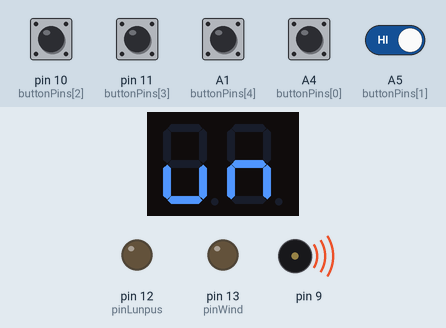
Recording of a sketch running on a simulated Arduino Uno, built with avr-gcc and run on an emulated ATmega328P. Parts: 2-digit seven-segment display, output pins drawn as LEDs (lit = HIGH), buzzer (waves = sounding). The inputs (shaded band) are chosen by the test bench; at power-on: A1 (buttonPins[4]), A4 (buttonPins[0]), A5 (buttonPins[1]), pin 10 (buttonPins[2]), pin 11 (buttonPins[3]) HIGH. Random numbers use the default seed unless the sketch sets one.

Above: at 1.25 s.
1.3 s: A1 (buttonPins[4]) pulled LOW for 0.15 s
At 1.8 s:
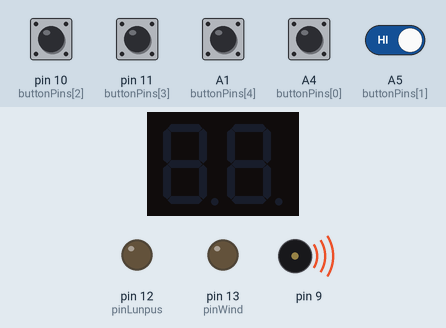
2.0 s: A4 (buttonPins[0]) pulled LOW for 0.15 s
At 2.07 s:
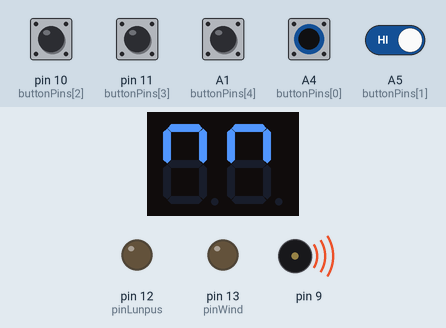
2.7 s: A4 (buttonPins[0]) driven LOW and A5 (buttonPins[1]) driven LOW
At 4.65 s:
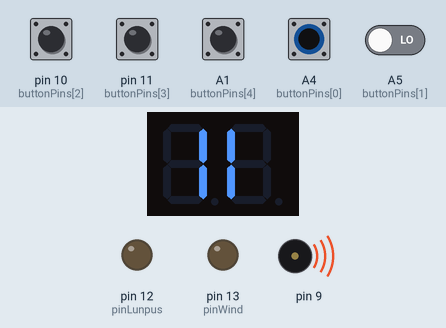
5.7 s: A1 (buttonPins[4]) pulled LOW for 1 s
At 6.0 s:
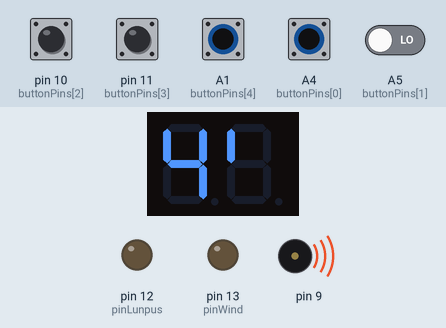
7.3 s: pin 10 (buttonPins[2]) pulled LOW for 0.15 s
At 7.52 s:
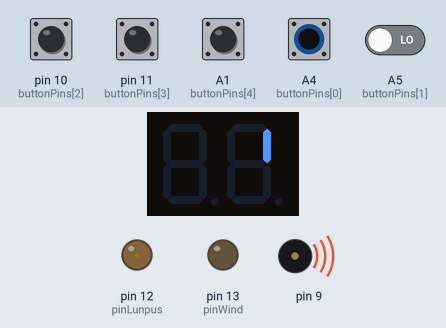
8.0 s: A1 (buttonPins[4]) pulled LOW for 0.15 s
At 8.5 s:
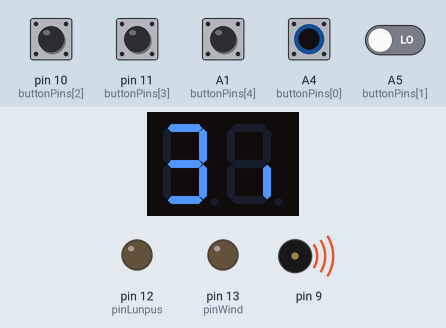
Timing chart, 0 to 9.7 s (numbered marks = the images above; inputs shaded):
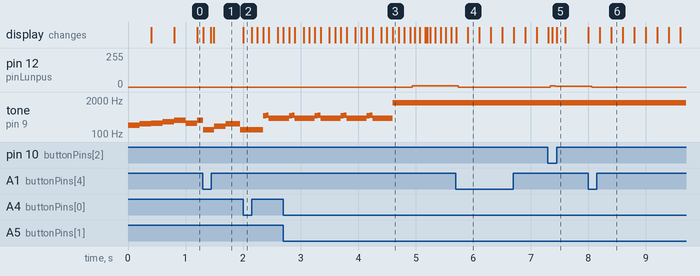

The sketch:

hunt_the_lunpus.ino
```cpp
#include <Arduino.h>

#include "wumpus.h"

#define SHIFT_PIN_SHCP 7
#define SHIFT_PIN_STCP 6
#define SHIFT_PIN_DS   5

typedef void (*stateFn)(unsigned long);
stateFn currentStateFn = &introState;

// north, south, east, west, arrow
const uint8_t buttonPins[5] = {A4, A5, 10, 11, A1};

const uint8_t pinWind = 13; //blue led
const uint8_t pinLunpus = 12; //green led

const uint8_t northWall[2] = {0x01, 0x81};
const uint8_t southWall[2] = {0x88, 0x08};
const uint8_t eastWall[2]  = {0x00, 0x06};
const uint8_t westWall[2]  = {0x30, 0x00};

uint8_t buttonStates[5] = {};

const uint8_t mapWidth = 12;
const uint8_t mapHeight = 12;

const uint8_t minWalls = 6;
const uint8_t maxWalls = 20;
const uint8_t minPits = 2;
const uint8_t maxPits = 6;
const uint8_t minBats = 2;
const uint8_t maxBats = 6;

const uint8_t maxArrows = 4;

const uint8_t maxBrightness = 90;

struct room cave[mapWidth][mapHeight];

uint8_t playerX, playerY;
uint8_t wumpusX, wumpusY;
uint8_t arrows;

unsigned long nextNoteTime = 0;
uint8_t currentNote = 0;
uint16_t *currentSong;
uint8_t *currentSongDurations;

unsigned long nextAnimationFrameTime = 0;
uint8_t animationFrameOffset = 0;
uint8_t textOffset = 0;

const uint8_t totalMaskSegments = 7;

SevSegShift sevsegshift(
                  SHIFT_PIN_DS,
                  SHIFT_PIN_SHCP,
                  SHIFT_PIN_STCP,
                  1, /* number of shift registers there is only 1 Shiftregister
                        used for all Segments (digits are on Controller)
                        default value = 2 (see SevSegShift example)
                        */
                  true /* Digits are connected to Arduino directly
                          default value = false (see SevSegShift example)
                        */
                );

bool buttonState(button id) {
  // debounce state
  buttonStates[id] = (buttonStates[id] << 1) | digitalRead(buttonPins[id]);
  return (buttonStates[id] == 0x80);
}

void playNote(uint16_t note) {
  if (note == REST) {
    DDRB &= ~(1 << DDB1); // disable output pin
    return;
  }
  //only reset the counter when the note changes
  if (OCR1A != note) {
    TCNT1 = 0;            // reset the counter
  }
  OCR1A = note;         // set pitch
  DDRB |= (1 << DDB1);  // enable output pin

}

void updateAudio(unsigned long timer) {
  if (nextNoteTime == 0) {
    return;
  }
  if (timer < nextNoteTime) {
    return;
  }
  if (currentNote == pgm_read_byte((currentSongDurations))) {
    stopSong();
    return;
  }
  uint16_t note = pgm_read_word((currentSong + currentNote));
  if (note == REPEAT) {
    currentNote = 0;
    return;
  }
  uint8_t duration = pgm_read_byte((currentSongDurations + currentNote + 1));
  playNote(note);
  nextNoteTime = duration + timer;
  currentNote++;
}

void playSong(uint16_t newSong[], uint8_t newSongDurations[]) {
  currentNote = 0;
  nextNoteTime = 1;
  currentSong = &newSong[0];
  currentSongDurations = &newSongDurations[0];
}

void stopSong() {
  nextNoteTime = 0;
  playNote(REST);
}

void updateCaveDisplay() {
  uint8_t display[2] = {0, 0};
  if (cave[playerX][playerY - 1].wall) {
    display[0] |= northWall[0];
    display[1] |= northWall[1];
  }
  if (cave[playerX][playerY + 1].wall) {
    display[0] |= southWall[0];
    display[1] |= southWall[1];
  }
  if (cave[playerX + 1][playerY].wall) {
    display[0] |= eastWall[0];
    display[1] |= eastWall[1];
  }
  if (cave[playerX - 1][playerY].wall) {
    display[0] |= westWall[0];
    display[1] |= westWall[1];
  }

  sevsegshift.setSegments(display);
}

void displayBatsNearby(unsigned long timer) {
  static unsigned long nextAction = 0;
  if (nextAction > timer) {
    return;
  }
  static uint8_t batFrameOffset = 0;
  static bool batDirection = true;

  updateCaveDisplay();
  uint8_t segments[2];
  sevsegshift.getSegments(segments);
  // wipe out wall dots
  segments[0] &= 0x7F;
  segments[1] &= 0x7F;
  uint8_t frame = pgm_read_byte(batNearbyFrames + batFrameOffset);
  if (batFrameOffset == 0) {
    segments[batDirection] |= frame;
  } else {
    segments[!batDirection] |= frame;
  }
  sevsegshift.setSegments(segments);
  nextAction = timer + 50 + random(100);
  batFrameOffset++;
  if (batFrameOffset == 4) {
    updateCaveDisplay();
    batDirection = timer % 2;
    nextAction = timer + 500 + random(500);
    batFrameOffset = 0;
  }
}

void displayPitNearby(unsigned long timer) {
  const uint16_t *maskSegments;
  uint8_t goingUp;
  if ((cave[playerX][playerY - 1].wall + cave[playerX][playerY + 1].wall) <
      (cave[playerX + 1][playerY].wall + cave[playerX - 1][playerY].wall)) {
    maskSegments = &windNorthSouthMask[0];
    goingUp = playerX % 2;
  } else {
    maskSegments = &windEastWestMask[0];
    goingUp = playerY % 2;
  }

  static unsigned long nextAction = 0;
  static uint8_t windOffset = 0;

  playWind(windOffset);

  if (nextNoteTime == 0) {
    digitalWrite(pinWind, LOW);
  }

  if (nextAction > timer) {
    return;
  }
  updateCaveDisplay();
  if (windOffset == 0xFF) { // wrapped around
    windOffset = totalMaskSegments - 1;
    nextAction = timer + 400 + random(600);
    return;
  }
  if (goingUp && windOffset == totalMaskSegments) {
    windOffset = 0;
    nextAction = timer + 400 + random(600);
    return;
  }
  uint8_t displaySegments[2];
  sevsegshift.getSegments(displaySegments);
  uint16_t word = pgm_read_word(maskSegments + windOffset);
  displaySegments[0] &= (uint8_t)word;
  displaySegments[1] &= (uint8_t)(word >> 8);
  sevsegshift.setSegments(displaySegments);
  nextAction = timer + 75;
  windOffset += (goingUp) ? +1 : -1;
}

void playWind(uint8_t windOffset) {
  // don't play if we're already playing some music
  if (nextNoteTime > 0) {
    return;
  }

  digitalWrite(pinWind, HIGH);

  // clamp to a sane value
  windOffset = (windOffset > 10) ? 0 : windOffset;
  playNote(random(10, 20 + windOffset));
}

void displayWumpusNearby(unsigned long timer) {
  static unsigned long nextAction = 0;
  static int16_t currentBrightness = 0;
  static bool direction = true;
  digitalWrite(pinLunpus, HIGH);

  if (nextAction > timer) {
    digitalWrite(pinLunpus, LOW);
    return;
  }
  nextAction = timer + 10;

  if (direction) {
    if (currentBrightness == 0) {
      playSong(snoreUp, snoreUpDurations);

    }
    currentBrightness += 1;
    if (currentBrightness >= maxBrightness) {
      direction = false;
      nextAction += 2000;
    }
  } else {
    if (currentBrightness >= maxBrightness) {
      playSong(snoreDown, snoreDownDurations);
    }
    currentBrightness -= 1;
    if (currentBrightness <= 0) {
      direction = true;
      nextAction += 2000;
      stopSong();
    }
  }
  sevsegshift.setBrightness(currentBrightness);

}

bool displayAnimation(unsigned long timer, uint16_t frameTime, const uint8_t frames[]) {
  if (nextAnimationFrameTime > timer) {
    return false;
  }
  uint8_t displaySegments[2];
  uint8_t frameCount = pgm_read_byte(&frames[0]);
  displaySegments[0] = pgm_read_byte(&frames[animationFrameOffset + 1]);
  displaySegments[1] = pgm_read_byte(&frames[animationFrameOffset + 2]);
  sevsegshift.setSegments(displaySegments);
  nextAnimationFrameTime = timer + frameTime;
  animationFrameOffset = (animationFrameOffset + 2) % frameCount;
  return true;
}

void setAdjacentRooms(struct point pt, struct room *adjacentRooms[]) {
  adjacentRooms[0] = &(cave[pt.x - 1][pt.y - 1]);
  adjacentRooms[1] = &(cave[pt.x - 1][pt.y    ]);
  adjacentRooms[2] = &(cave[pt.x - 1][pt.y + 1]);
  adjacentRooms[3] = &(cave[pt.x    ][pt.y - 1]);
  adjacentRooms[4] = &(cave[pt.x    ][pt.y + 1]);
  adjacentRooms[5] = &(cave[pt.x + 1][pt.y - 1]);
  adjacentRooms[6] = &(cave[pt.x + 1][pt.y    ]);
  adjacentRooms[7] = &(cave[pt.x + 1][pt.y + 1]);
}

struct point randomRoom() {
  struct point pt;
  do {
    pt.x = random(mapWidth);
    pt.y = random(mapHeight);
  } while (cave[pt.x][pt.y].wall);
  return pt;
}

void setupMap() {
  uint8_t i, j, count;
  struct point pt;

  for (i = 0; i < mapWidth; i++) {
    for (j = 0; j < mapHeight; j++) {
      cave[i][j] = {0};
    }
  }

  for (i = 0; i < mapWidth; i++) {
    cave[i][0].wall = 1;
    cave[i][mapHeight - 1].wall = 1;
  }
  for (j = 0; j < mapHeight; j++) {
    cave[0][j].wall = 1;
    cave[mapWidth - 1][j].wall = 1;
  }

  count = minWalls + random(maxWalls - minWalls);

  for (i = 0; i < count; i++) {
    pt = randomRoom();
    cave[pt.x][pt.y].wall = 1;
  }

  count = minPits + random(maxPits - minPits);

  struct room *adjacentRooms[8];

  for (i = 0; i < count; i++) {
    pt = randomRoom();
    cave[pt.x][pt.y].pit = 1;
    setAdjacentRooms(pt, adjacentRooms);
    for (j = 0; j < 8; j++) {
      (*adjacentRooms[j]).pitNearby = 1;
    }
  }

  count = minBats + random(maxBats - minBats);

  for (i = 0; i < count; i++) {
    pt = randomRoom();
    cave[pt.x][pt.y].superbat = 1;
    setAdjacentRooms(pt, adjacentRooms);
    for (j = 0; j < 8; j++) {
      (*adjacentRooms[j]).batsNearby = 1;
    }
  }

  do { //preventing overlap
      pt = randomRoom();
  } while (cave[pt.x][pt.y].pit == 1 || cave[pt.x][pt.y].superbat == 1);

  cave[pt.x][pt.y].wumpus = 1;
  wumpusX = pt.x;
  wumpusY = pt.y;
  setAdjacentRooms(pt, adjacentRooms);
  for (j = 0; j < 8; j++) {
    (*adjacentRooms[j]).wumpusNearby = 1;
  }
}

void setupPlayer() {
  struct room candidate;
  struct point pt;
  do {
    pt = randomRoom();
    candidate = cave[pt.x][pt.y];
  } while (candidate.wumpus || candidate.superbat || candidate.pit);
  playerX = pt.x;
  playerY = pt.y;
  arrows = maxArrows;
}

void setDefaultBrightness() {
  sevsegshift.setBrightness(maxBrightness);
}

void initSpeaker() {
  //reset the registers
    TCCR1A = 0;
    TCCR1B = 0;

    TCCR1B |= (1 << WGM12);  // CTC: Clear Timer on Compare with OCR1A
    TCCR1A |= (1 << COM1A0); // Toggle OC1A on Compare Match
    TCCR1B |= (1 << CS10);   // CPU clock / 8
}

void renderText(unsigned long timer, uint8_t text[], uint8_t length) {
  static unsigned long nextAction = 0;
  if (nextAction > timer) {
    return;
  }
  nextAction = timer + 400;
  uint8_t segments[2];
  segments[0] = pgm_read_byte(&text[textOffset]);
  segments[1] = pgm_read_byte(&text[textOffset + 1]);
  sevsegshift.setSegments(segments);
  textOffset++;
  if (textOffset == length) {
    textOffset = 0;
  }
}

void setup() {
  randomSeed(analogRead(1));

  initSpeaker();

  byte numDigits = 2;
  byte digitPins[] = {3, 4}; // These are the PINS of the ** Arduino **
  byte segmentPins[] = {6, 7, 3, 2, 1, 5, 0, 4}; // these are the PINs of the ** Shift register **
  bool resistorsOnSegments = false; // 'false' means resistors are on digit pins
  byte hardwareConfig = COMMON_CATHODE; // See README.md for options
  bool updateWithDelays = false; // Default 'false' is Recommended
  bool leadingZeros = false; // Use 'true' if you'd like to keep the leading zeros
  bool disableDecPoint = false; // Use 'true' if your decimal point doesn't exist or isn't connected

  sevsegshift.begin(hardwareConfig, numDigits, digitPins, segmentPins, resistorsOnSegments,
  updateWithDelays, leadingZeros, disableDecPoint);

  setDefaultBrightness();

  for (uint8_t i = 0; i < 5; i++) {
    pinMode(buttonPins[i], INPUT_PULLUP);
  }

  pinMode(pinWind, OUTPUT);
  pinMode(pinLunpus, OUTPUT);
  digitalWrite(pinWind, LOW);
  digitalWrite(pinLunpus, LOW);

  playSong(hotmk, hotmkDurations);
}

void loop() {
  static unsigned long timer;
  timer = millis();

  (*currentStateFn)(timer);

  updateAudio(timer);

  sevsegshift.refreshDisplay(); // Must run repeatedly
}

/* #### Game States #### */

void introState(unsigned long timer) {
  renderText(timer, introText, 18);

  if (buttonState(arrow)) {
    currentStateFn = &startState;
  }
}

void startState(unsigned long timer) {
  playSong(fanfare, fanfareDurations);
  setupMap();
  setupPlayer();
  updateCaveDisplay();
  currentStateFn = &playState;
}

void playState(unsigned long timer) {
  uint8_t nextPlayerX = playerX;
  uint8_t nextPlayerY = playerY;

  struct room currentRoom = cave[playerX][playerY];

  if (arrows == 0) {
    currentStateFn = &wumpusEatState;
    return;
  }

  if (currentRoom.wumpus) {
    currentStateFn = &disturbWumpusState;
    return;
  } else if (currentRoom.superbat) {
    currentStateFn = &superbatState;
    return;
  } else if (currentRoom.pit) {
    currentStateFn = &pitfallState;
    return;
  }

  if (currentRoom.batsNearby) {
    displayBatsNearby(timer);
  }
  if (currentRoom.pitNearby) {
    displayPitNearby(timer);
  }
  if (currentRoom.wumpusNearby) {
    displayWumpusNearby(timer);
  }

  if (buttonState(arrow)) {
    stopSong();
    setDefaultBrightness();
    currentStateFn = &arrowStartState;
    return;
  }
  if (buttonState(north)) {
    nextPlayerY--;
  }
  if (buttonState(south)) {
    nextPlayerY++;
  }
  if (buttonState(east)) {
    nextPlayerX++;
  }
  if (buttonState(west)) {
    nextPlayerX--;
  }

  if (nextPlayerX != playerX || nextPlayerY != playerY) {
    currentRoom = cave[nextPlayerX][nextPlayerY];
    nextAnimationFrameTime = 0;
    animationFrameOffset = 0;
    if (currentRoom.wall) {
      // wall beep
      playSong(bonk, bonkDurations);
      return;
    } else {
      stopSong();
      playerX = nextPlayerX;
      playerY = nextPlayerY;
      setDefaultBrightness();
      updateCaveDisplay();
    }
  }
}

void superbatState(unsigned long timer) {
  static uint8_t counter = 0;
  uint8_t animationTimeout = (animationFrameOffset == 0) ? 150 : 100;
  if (displayAnimation(timer, animationTimeout, batFlapFrames) && animationFrameOffset == 0) {
    playSong(batFlap, batFlapDurations);
    counter++;
  }
  if (counter < 6) {
    return;
  }
  counter = 0;
  playSong(batSet, batSetDurations);
  do {
    playerX = random(mapWidth);
    playerY = random(mapHeight);
  } while (cave[playerX][playerY].wall);
  updateCaveDisplay();
  currentStateFn = &playState;
}

uint16_t dropSound = 0;

void pitfallState(unsigned long timer) {
  static unsigned long nextAction = 0;
  displayAnimation(timer, 150, pitfallFrames);
  if (nextAction > timer) {
    return;
  }
  nextAction = timer + 5;
  if (dropSound < 800) {
    playNote(dropSound);
    dropSound += 3;
  } else {
    dropSound = 0;
    stopSong();
    uint8_t segments[2] = {0xFF, 0xFF};
    sevsegshift.setSegments(segments);
    playSong(splat, splatDurations);
    currentStateFn = &youLoseState;
  }
}

void disturbWumpusState(unsigned long timer) {
  if ((timer % 4) == 0) {
    currentStateFn = &wumpusEatState;
  } else {
    playSong(wumpusMove, wumpusMoveDurations);
    currentStateFn = &wumpusBumpState;
  }
}

void wumpusBumpState(unsigned long timer) {
  if (animationFrameOffset < 8) {
    displayAnimation(timer, 100, wumpusBumpFrames);
  } else {
    updateCaveDisplay(); // reset cave view
    currentStateFn = &wumpusMoveState;
  }
}

// move the wumpus and his smells to another location
void wumpusMoveState(unsigned long timer) {
  uint8_t i, j;
  struct point oldWumpusPt, newWumpusPt;
  struct room *adjacentRooms[8];

  do {
    newWumpusPt.x = wumpusX + random(3) - 1;
    newWumpusPt.y = wumpusY + random(3) - 1;
  } while(cave[newWumpusPt.x][newWumpusPt.y].wall);

  cave[wumpusX][wumpusY].wumpus = 0;
  for (i = 0; i < mapWidth; i++) {
    for (j = 0; j < mapHeight; j++) {
      cave[i][j].wumpusNearby = 0;
    }
  }

  setAdjacentRooms(newWumpusPt, adjacentRooms);
  for (i = 0; i < 8; i++) {
    (*adjacentRooms[i]).wumpusNearby = 1;
  }
  wumpusX = newWumpusPt.x;
  wumpusY = newWumpusPt.y;
  cave[wumpusX][wumpusY].wumpus = 1;

  currentStateFn = &playState;
}

void wumpusEatState(unsigned long timer) {
  animationFrameOffset = 0;
  setDefaultBrightness();
  playSong(chopinBlock, chopinBlockDurations);
  currentStateFn = &wumpusEatAnimationState;
}

void wumpusEatAnimationState(unsigned long timer) {
  if (animationFrameOffset < 14) {
    displayAnimation(timer, 180, wumpusBiteFrames);
  }
  if (nextNoteTime == 0) {
    currentStateFn = &youLoseState;
  }
}

enum button selection;

void arrowStartState(unsigned long timer) {
  if (buttonState(arrow)) {
    // cancel
    currentStateFn = &playState;
    updateCaveDisplay();
    return;
  }
  for (uint8_t i = 0; i < 4; i++) {
    if (buttonState(i)) {
      selection = i;
      arrows--;
      currentStateFn = &arrowFireState;
    }
  }

  displayAnimation(timer, 200, arrowSelectFrames[arrows - 1]);
}

void arrowFireState(unsigned long timer) {
  uint8_t x, y;
  x = playerX;
  y = playerY;
  struct room currentRoom;
  do {
    switch(selection) {
      case north:
        y--;
        break;
      case south:
        y++;
        break;
      case east:
        x++;
        break;
      case west:
        x--;
        break;
    }
    currentRoom = cave[x][y];
  } while(!currentRoom.wall && !currentRoom.wumpus);

  updateCaveDisplay(); // reset cave view
  if (currentRoom.wumpus) {
    playSong(youWin, youWinDurations);
    currentStateFn = &youWinState;
  } else if (currentRoom.wumpusNearby) {
    // hit a wall near the wumpus
    playSong(wumpusMove, wumpusMoveDurations);
    currentStateFn = &wumpusMoveState;
  } else {
    // hit a wall
    playSong(ricochet, ricochetDurations);
    currentStateFn = &playState;
  }
}

void youLoseState(unsigned long timer) {

  digitalWrite(pinLunpus, LOW);
  digitalWrite(pinWind, LOW);

  if (buttonState(arrow)) {
    currentStateFn = &startState;
  }
}

void youWinState(unsigned long timer) {

  digitalWrite(pinLunpus, LOW);
  digitalWrite(pinWind, LOW);

  renderText(timer, youWinText, 18);
  if (buttonState(arrow)) {
    currentStateFn = &startState;
  }
}
```

scale16.h
```cpp
#define REST 0
#define REPEAT 0xFFFF

#define chord_D3 54496   // 146.83 Hz
#define chord_G3 40816   // 196.00 Hz
#define chord_A3 36364   // 220.00 Hz
#define chord_Ax3 34304  // 233.08 Hz
#define chord_B3 32359   // 246.94 Hz
#define chord_C4 30572   // 261.63 Hz
#define chord_D4 27249   // 293.66 Hz
#define chord_Dx4 25724  // 311.13 Hz
#define chord_E4 24268   // 329.63 Hz
#define chord_F4 22905   // 349.23 Hz
#define chord_G4 20408   // 392.00 Hz
#define chord_A4 18182   // 440.00 Hz
#define chord_B4 16179   // 493.88 Hz
#define chord_C5 15289   // 523.25 Hz
#define chord_B5 8090     // 987.77 Hz 
```

Source omitted: songs.h (2544 bytes), wumpus.h (2650 bytes)

Measured:
- after the input at 7.3 s, pin 12 (pinLunpus): 0/255 → 11/255 at once, → 5/255 0.08 s later
- by itself, tone on pin 9: repeats every 0.45 s: 523 Hz 0.05 s, 392 Hz 0.35 s, 494 Hz 0.05 s, until it stays 1600 Hz from 4.6 s
